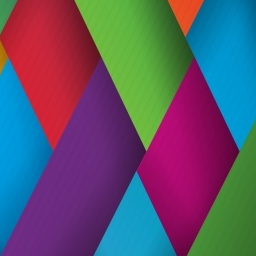
#> input picture pic.png, 256 x 256 px
$ python lbp.py   (older library calls are emulated)
#> lines starting #> are read from the running program, lines starting #| are printed output that depends on the picture
import numpy as np
import cv2
import math
import matplotlib.pyplot as plt
import os
##events
# [65 lines left out: function mouse_event, not called in this run]
#LBPimg_edited[yb*16:(yb*16)+16,xb*16:(xb*16)+16]=255
		#del LBPimg_edited


##functions

def pixel(bloc,pix):
	for i in range(0,bloc.size):
		bloc[i] = int(bloc[i]) - pix
		if bloc[i]>=0:
			bloc[i]=0
		else:
			bloc[i]=1

	s=''
	for bit in bloc:
		s=s+str(bit)
	return int(s, 2)

#To compute the histogram
# [6 lines left out: function frequence, not called in this run]


# main program

bloc_size=16
# charger l'image
img = cv2.imread("pic.png", 0)
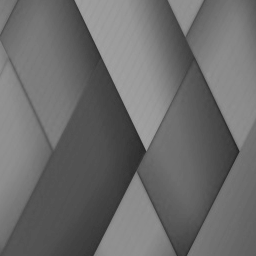
#> img: shape (256, 256); min 34, max 163, mean 107.5
w=img.shape[0]
#> w = 256
h=img.shape[1]
#> h = 256
#cv2.imshow('mon image', img)
#cv2.waitKey(0)
#cv2.destroyAllWindows()
LBPimg=np.zeros((h,w), dtype=np.uint8)
LBPimg90=np.zeros((h,w), dtype=np.uint8)
LBPimg45=np.zeros((h,w), dtype=np.uint8)
hist_bloc=np.zeros((bloc_size,bloc_size), dtype=np.uint8)
hist_bloc90=np.zeros((bloc_size,bloc_size), dtype=np.uint8)
hist_bloc45=np.zeros((bloc_size,bloc_size), dtype=np.uint8)
for i in range(1,w-1):
	for j in range(1,h-1):
		#in each LBP angle, the 1st neighbour to consider is the changing one
		voisins =   np.array([img[i - 1][j - 1], img[i - 1][j], img[i - 1][j + 1], img[i + 1, j], img[i + 1][j + 1], img[i + 1][j],img[i + 1][j - 1], img[i, j - 1]], dtype=np.int)
		voisins90 = np.array([img[i - 1][j + 1], img[i][j+1], img[i + 1][j + 1], img[i + 1, j], img[i + 1][j - 1], img[i][j -1],img[i - 1][j - 1], img[i-1, j]], dtype=np.int)
		voisins45 = np.array([img[i - 1][j],img[i - 1][j + 1], img[i][j+1], img[i + 1][j + 1], img[i + 1, j], img[i + 1][j - 1], img[i][j -1],img[i - 1][j - 1]], dtype=np.int)

		LBPimg[i][j]    =   pixel(voisins, img[i][j])
		LBPimg90[i][j]  =   pixel(voisins90, img[i][j])
		LBPimg45[i][j]  =   pixel(voisins45, img[i][j])
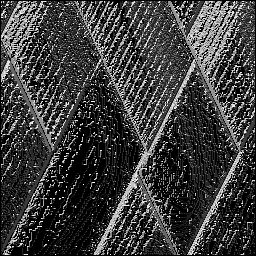
#> LBPimg: shape (256, 256); min 0, max 255, mean 60.7
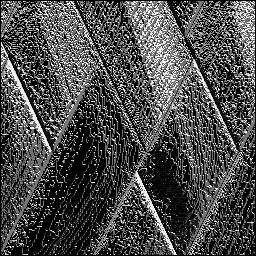
#> LBPimg45: shape (256, 256); min 0, max 255, mean 75
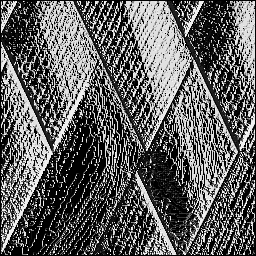
#> LBPimg90: shape (256, 256); min 0, max 255, mean 95.9


#cv2.setMouseCallback('image',mouse_event)
#cv2.imshow('image',img)

cv2.namedWindow('LBP')
cv2.moveWindow("LBP", 0, 10)
cv2.imshow('LBP',LBPimg)

cv2.namedWindow('LBP90')
cv2.moveWindow("LBP90", 400, 10)
cv2.imshow('LBP90',LBPimg90)

cv2.namedWindow('LBP45')
cv2.moveWindow("LBP45", 800, 10)
cv2.imshow('LBP45',LBPimg45)

cv2.setMouseCallback('LBP',mouse_event)
#plt.show()
cv2.waitKey(0)
cv2.destroyAllWindows()
plt.close()
